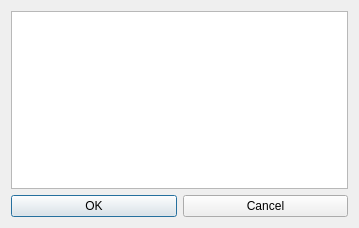
<?xml version="1.0" encoding="UTF-8"?>
<ui version="4.0">
 <class>meshSelection</class>
 <widget class="QDialog" name="meshSelection">
  <property name="geometry">
   <rect>
    <x>0</x>
    <y>0</y>
    <width>359</width>
    <height>228</height>
   </rect>
  </property>
  <property name="windowTitle">
   <string>Select Which Result to Save Style to Default . . .</string>
  </property>
  <layout class="QGridLayout" name="gridLayout">
   <item row="0" column="0" colspan="2">
    <widget class="QListWidget" name="mesh_lw">
     <property name="selectionMode">
      <enum>QAbstractItemView::SingleSelection</enum>
     </property>
    </widget>
   </item>
   <item row="1" column="0">
    <widget class="QPushButton" name="ok_button">
     <property name="text">
      <string>OK</string>
     </property>
     <attribute name="buttonGroup">
      <string notr="true">buttonGroup</string>
     </attribute>
    </widget>
   </item>
   <item row="1" column="1">
    <widget class="QPushButton" name="cancel_button">
     <property name="text">
      <string>Cancel</string>
     </property>
     <attribute name="buttonGroup">
      <string notr="true">buttonGroup</string>
     </attribute>
    </widget>
   </item>
  </layout>
 </widget>
 <resources/>
 <connections/>
 <buttongroups>
  <buttongroup name="buttonGroup"/>
 </buttongroups>
</ui>
